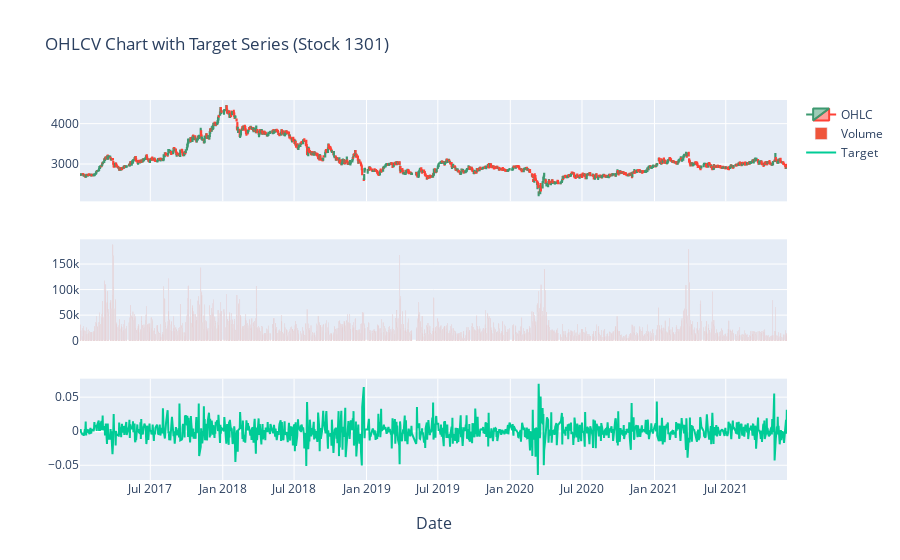
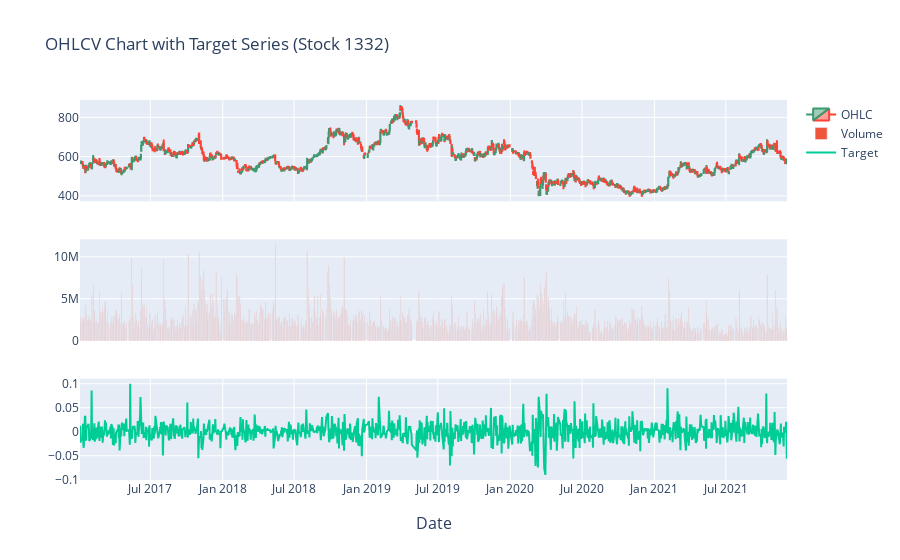
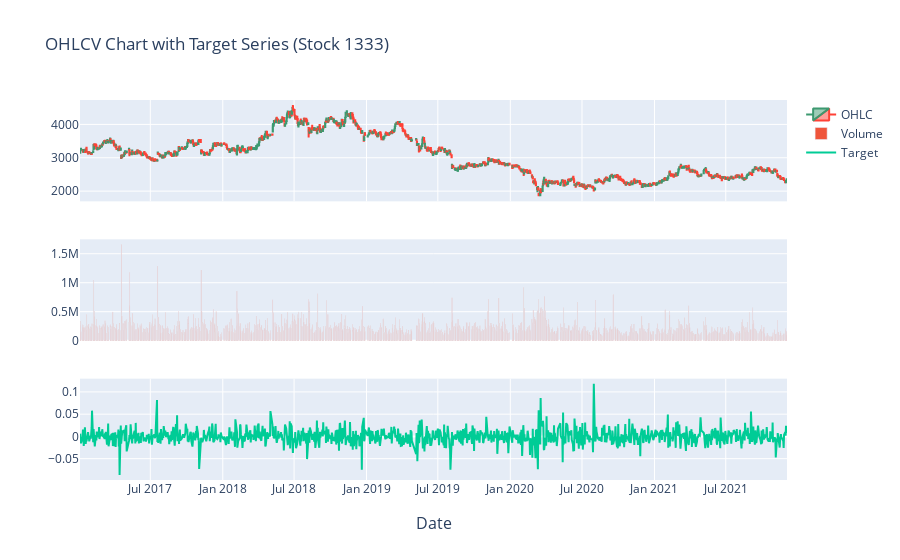

These figures' notebook cell, in order:
### Code cell
for stock_code in df_prices['SecuritiesCode'].unique()[:3]:
    plot_candle_with_target(stock_code)

### Figure 1 — Plotly figure (JSON) as saved in the notebook; plotly's stock layout.template omitted (floating-point values rounded to 4 significant figures; data arrays with more than 128 entries replaced by an {"elided": "..."} marker saying what was removed)
{"data": [{"close": {"elided": "1202 int values"}, "high": {"elided": "1202 int values"}, "low": {"elided": "1202 int values"}, "name": "OHLC", "open": {"elided": "1202 int values"}, "type": "candlestick", "x": {"elided": "1202 str values"}, "xaxis": "x", "yaxis": "y"}, {"name": "Volume", "type": "bar", "x": {"elided": "1202 str values"}, "xaxis": "x2", "y": {"elided": "1202 int values"}, "yaxis": "y2"}, {"name": "Target", "type": "scatter", "x": {"elided": "1202 str values"}, "xaxis": "x3", "y": {"elided": "1202 float values"}, "yaxis": "y3"}], "layout": {"annotations": [{"font": {"size": 16}, "showarrow": false, "text": "Date", "x": 0.5, "xanchor": "center", "xref": "paper", "y": 0, "yanchor": "top", "yref": "paper", "yshift": -30}], "title": {"text": "OHLCV Chart with Target Series (Stock 1301)"}, "xaxis": {"anchor": "y", "domain": [0, 1], "matches": "x3", "rangeslider": {"visible": false}, "showticklabels": false}, "xaxis2": {"anchor": "y2", "domain": [0, 1], "matches": "x3", "showticklabels": false}, "xaxis3": {"anchor": "y3", "domain": [0, 1]}, "yaxis": {"anchor": "x", "domain": [0.7333, 1]}, "yaxis2": {"anchor": "x2", "domain": [0.3667, 0.6333]}, "yaxis3": {"anchor": "x3", "domain": [0, 0.2667]}}}

### Figure 2 — Plotly figure (JSON) as saved in the notebook; plotly's stock layout.template omitted (floating-point values rounded to 4 significant figures; data arrays with more than 128 entries replaced by an {"elided": "..."} marker saying what was removed)
{"data": [{"close": {"elided": "1202 int values"}, "high": {"elided": "1202 int values"}, "low": {"elided": "1202 int values"}, "name": "OHLC", "open": {"elided": "1202 int values"}, "type": "candlestick", "x": {"elided": "1202 str values"}, "xaxis": "x", "yaxis": "y"}, {"name": "Volume", "type": "bar", "x": {"elided": "1202 str values"}, "xaxis": "x2", "y": {"elided": "1202 int values"}, "yaxis": "y2"}, {"name": "Target", "type": "scatter", "x": {"elided": "1202 str values"}, "xaxis": "x3", "y": {"elided": "1202 float values"}, "yaxis": "y3"}], "layout": {"annotations": [{"font": {"size": 16}, "showarrow": false, "text": "Date", "x": 0.5, "xanchor": "center", "xref": "paper", "y": 0, "yanchor": "top", "yref": "paper", "yshift": -30}], "title": {"text": "OHLCV Chart with Target Series (Stock 1332)"}, "xaxis": {"anchor": "y", "domain": [0, 1], "matches": "x3", "rangeslider": {"visible": false}, "showticklabels": false}, "xaxis2": {"anchor": "y2", "domain": [0, 1], "matches": "x3", "showticklabels": false}, "xaxis3": {"anchor": "y3", "domain": [0, 1]}, "yaxis": {"anchor": "x", "domain": [0.7333, 1]}, "yaxis2": {"anchor": "x2", "domain": [0.3667, 0.6333]}, "yaxis3": {"anchor": "x3", "domain": [0, 0.2667]}}}

### Figure 3 — Plotly figure (JSON) as saved in the notebook; plotly's stock layout.template omitted (floating-point values rounded to 4 significant figures; data arrays with more than 128 entries replaced by an {"elided": "..."} marker saying what was removed)
{"data": [{"close": {"elided": "1202 int values"}, "high": {"elided": "1202 int values"}, "low": {"elided": "1202 int values"}, "name": "OHLC", "open": {"elided": "1202 int values"}, "type": "candlestick", "x": {"elided": "1202 str values"}, "xaxis": "x", "yaxis": "y"}, {"name": "Volume", "type": "bar", "x": {"elided": "1202 str values"}, "xaxis": "x2", "y": {"elided": "1202 int values"}, "yaxis": "y2"}, {"name": "Target", "type": "scatter", "x": {"elided": "1202 str values"}, "xaxis": "x3", "y": {"elided": "1202 float values"}, "yaxis": "y3"}], "layout": {"annotations": [{"font": {"size": 16}, "showarrow": false, "text": "Date", "x": 0.5, "xanchor": "center", "xref": "paper", "y": 0, "yanchor": "top", "yref": "paper", "yshift": -30}], "title": {"text": "OHLCV Chart with Target Series (Stock 1333)"}, "xaxis": {"anchor": "y", "domain": [0, 1], "matches": "x3", "rangeslider": {"visible": false}, "showticklabels": false}, "xaxis2": {"anchor": "y2", "domain": [0, 1], "matches": "x3", "showticklabels": false}, "xaxis3": {"anchor": "y3", "domain": [0, 1]}, "yaxis": {"anchor": "x", "domain": [0.7333, 1]}, "yaxis2": {"anchor": "x2", "domain": [0.3667, 0.6333]}, "yaxis3": {"anchor": "x3", "domain": [0, 0.2667]}}}
